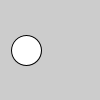
Frame 1 (no input)
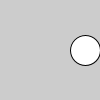
Frame 60 (the mouse pressed at the canvas centre just before this capture)
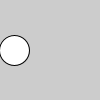
Frame 120 (the mouse held since frame 60 and released just before this capture)

The Processing sketch that drew these frames (run headless with seeded random() and noise(); from frame 60 on, the mouse is pressed at the canvas centre):

// Processing sketch: processing_15823
// ── processing_15823.pde

Spot sp; //オブジェクトを宣言

void setup() {
  size(100, 100);
  sp = new Spot(25, 50, 30, 1); //オブジェクトを生成（構築）
}

void draw() {
  background(204);
  sp.move();
  sp.display();
}

//Spotクラスを定義
class Spot {
  //属性を定義
  float x, y, diameter, speed; // x座標, y座標, 直径, 速さ
  
  //コンストラクタを定義
  Spot(float _x, float _y, float _diameter, float _speed) {
    x = _x;
    y = _y;
    diameter = _diameter;
    speed = _speed;
  }
  
  //移動するメソッドを定義
  void move() {
    x += speed;
    if (x > width + diameter/2) x = -diameter/2;
  }
  
  //表示するメソッドを定義
  void display() {
    ellipse(x, y, diameter, diameter);
  }
}               
